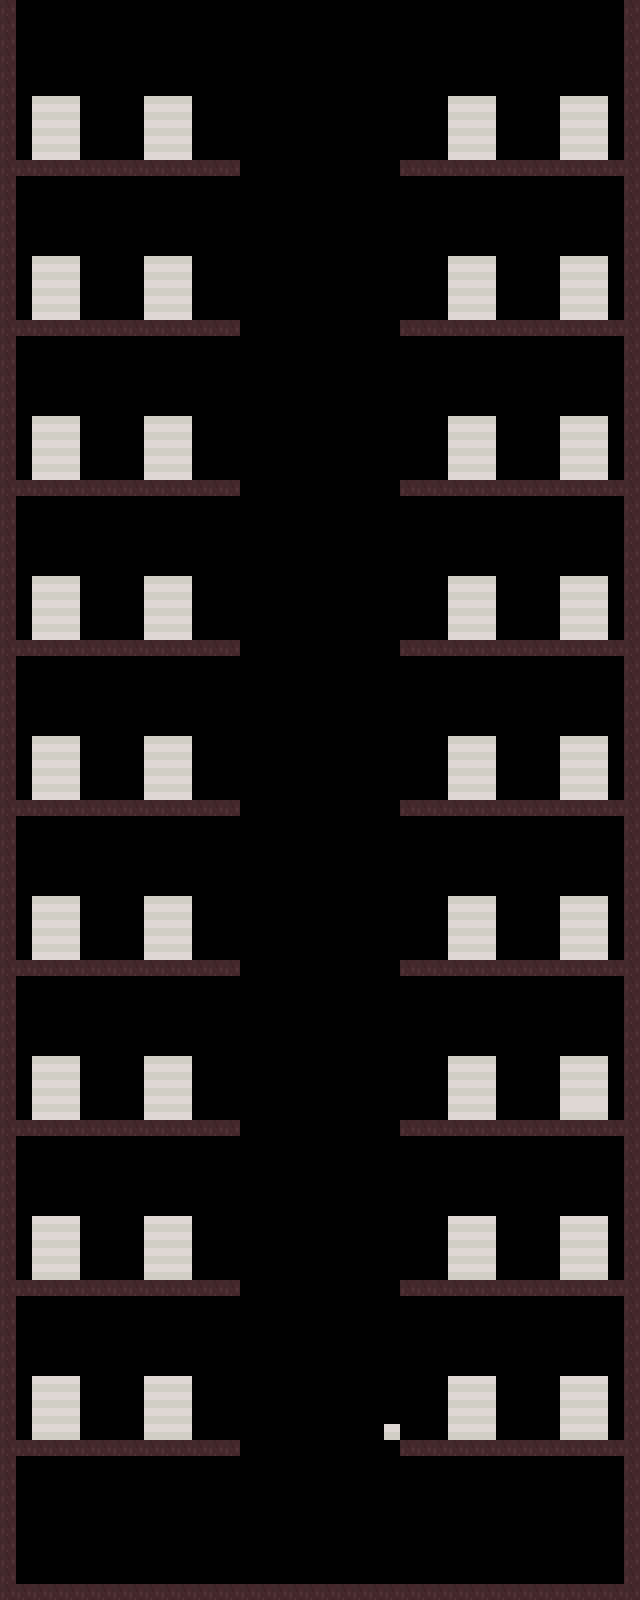

A 2D game scene composited from a Tiled map and its tileset images. What follows is a short description and the map's XML, with each tile layer's data collapsed to a summary:
An orthogonal 40x100 tile map with 16x16 px tiles, 1 tile layer (Tile Layer 1), 2 tilesets and 21 objects.

<map version="1.2" tiledversion="1.3.1" orientation="orthogonal" renderorder="right-down" compressionlevel="0" width="40" height="100" tilewidth="16" tileheight="16" infinite="0" nextlayerid="9" nextobjectid="35">
 <tileset firstgid="1" source="maintileset.tsx" />
 <tileset firstgid="1025" source="maintileset2.tsx" />
 <objectgroup id="3" name="walls">
  <object id="1" x="623.867" y="-0.35548" width="15.6411" height="1600.01" />
  <object id="2" x="-0.143675" y="0.577129" width="15.8548" height="1598.75" />
  <object id="5" x="16.0272" y="1584.05" width="607.321" height="15.6389" />
  <object id="6" x="17.0437" y="160.35" width="222.396" height="13.4335" />
  <object id="7" x="400.122" y="159.287" width="223.306" height="15.2427" />
  <object id="8" x="16.0049" y="320.86" width="221.782" height="14.4806" />
  <object id="9" x="400.884" y="320.86" width="221.02" height="14.4806" />
  <object id="10" x="17.5292" y="480.908" width="221.782" height="14.4806" />
  <object id="11" x="400.884" y="480.39" width="221.782" height="14.7559" />
  <object id="12" x="17.7161" y="638.518" width="221.451" height="16.2398" />
  <object id="13" x="399.35" y="640.732" width="223.666" height="14.0252" />
  <object id="14" x="17.7161" y="800.915" width="222.189" height="14.0252" />
  <object id="15" x="399.35" y="799.439" width="224.404" height="16.2398" />
  <object id="16" x="17.7161" y="961.098" width="221.451" height="13.2871" />
  <object id="17" x="399.35" y="961.098" width="222.189" height="14.7634" />
  <object id="18" x="19.1924" y="1122.02" width="218.499" height="11.8107" />
  <object id="19" x="402.303" y="1124.23" width="219.237" height="9.59622" />
  <object id="31" x="402.093" y="1280.13" width="220.535" height="14.3604" />
  <object id="32" x="17.4377" y="1281.16" width="221.561" height="12.309" />
  <object id="33" x="20.5149" y="1438.1" width="217.458" height="17.4377" />
  <object id="34" x="401.067" y="1442.2" width="219.51" height="11.2832" />
 </objectgroup>
 <layer id="1" name="Tile Layer 1" width="40" height="100">
  <data>[4000 cells, 923 non-empty, 3 distinct tile ids]</data>
 </layer>
</map>
